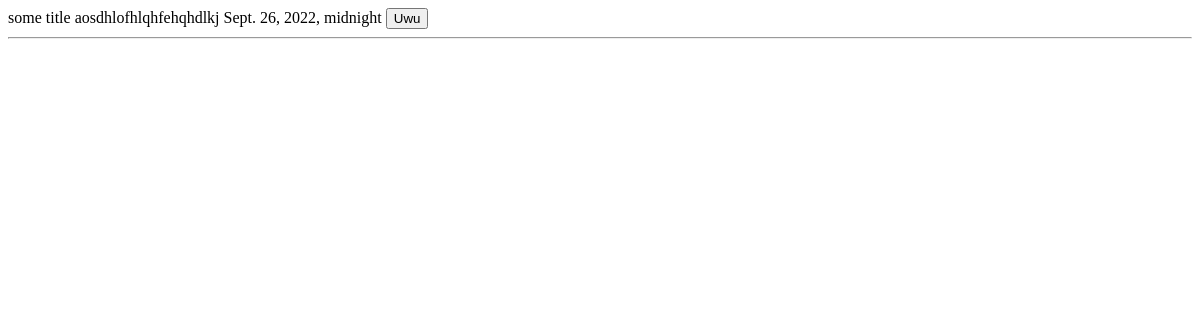
Before: /news/ with the older database file.
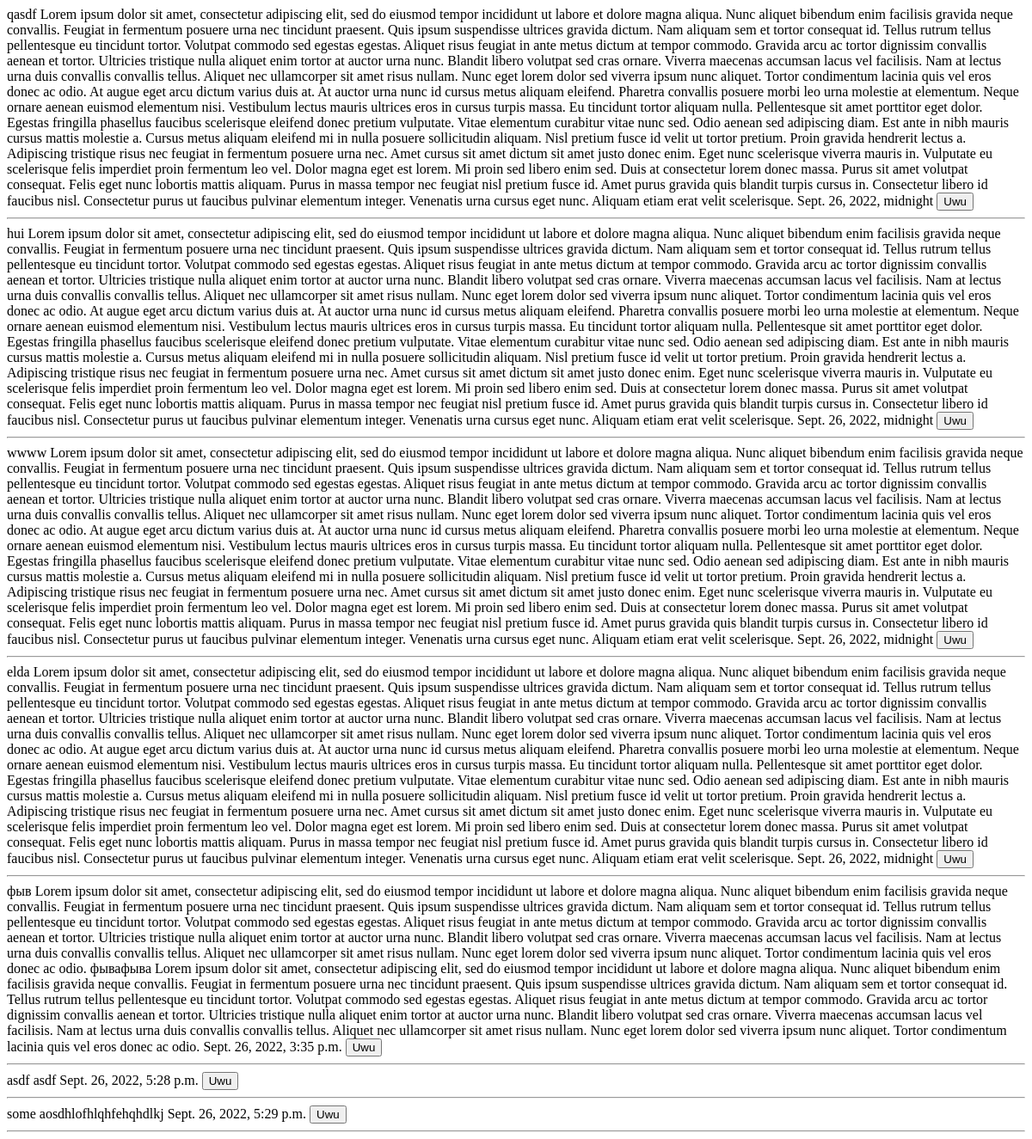
After: the same page with the newer database file.
### web/models.py (models this page shows, shortened)
class News(models.Model):
    title = models.CharField(
        max_length=255, verbose_name='title'
    )
    content = models.TextField(
        max_length=4096, verbose_name='content'
    )
    created = models.DateTimeField(
        auto_now_add=True, verbose_name='created'
    )
    updated = models.DateTimeField(
        auto_now=True, verbose_name='updated'
    )
    publicated = models.BooleanField(
        default=False
    )
    author = models.ForeignKey(
        AUTH_USER_MODEL,
        on_delete=models.CASCADE,
        verbose_name='author',
        related_name='author',
        null=True)
    def get_absolute_url(self):
        return reverse('datailnews', kwargs={'news_id': self.pk})

### web/views.py (the view)
# urls.py: path('news/', NewsView.as_view(), name='news'),
class NewsView(ListView):
    model = News
    template_name = "newslist.html"
    context_object_name = 'news'
    allow_empty = False
    def get_context_data(self, *, object_list=0, **kwargs):
        context = super().get_context_data(**kwargs)
        context['title'] = 'News'
        return context
    def get_queryset(self):
        return News.objects.filter(publicated=True)

### web/templates/newslist.html (shortened to what this page needs)
{% extends 'base.html' %}
{% load static %}
{% block main %}
    {% for item in news %}
        {{ item.title }}
        {{ item.content }}
        {{ item.created }}
        <a href="{{ item.get_absolute_url }}"><button>Uwu</button></a>
    <hr>
    {% endfor %}
{% endblock %}

Changed rows visible on the page:
no longer on this page (row edited): News: title "some title", content "aosdhlofhlqhfehqhdlkj", created "Sept. 26, 2022, midnight"
added News: title "qasdf", content "Lorem ipsum dolor sit amet, consectetur adipiscing elit, sed do eiusmod tempor incididunt ut labore et dolore magna aliqua. Nunc aliquet bibendum enim facilisis gravida neque convallis. Feugiat in fermentum posuere urna nec tincidunt praesent. Quis ipsum suspendisse ultrices gravida dictum. Nam aliquam sem et tortor consequat id. Tellus rutrum tellus pellentesque eu tincidunt tortor. Volutpat commodo sed egestas egestas. Aliquet risus feugiat in ante metus dictum at tempor commodo. Gravida arcu ac tortor dignissim convallis aenean et tortor. Ultricies tristique nulla aliquet enim tortor at auctor urna nunc. Blandit libero volutpat sed cras ornare. Viverra maecenas accumsan lacus vel…", created "Sept. 26, 2022, midnight"
added News: title "hui", content "Lorem ipsum dolor sit amet, consectetur adipiscing elit, sed do eiusmod tempor incididunt ut labore et dolore magna aliqua. Nunc aliquet bibendum enim facilisis gravida neque convallis. Feugiat in fermentum posuere urna nec tincidunt praesent. Quis ipsum suspendisse ultrices gravida dictum. Nam aliquam sem et tortor consequat id. Tellus rutrum tellus pellentesque eu tincidunt tortor. Volutpat commodo sed egestas egestas. Aliquet risus feugiat in ante metus dictum at tempor commodo. Gravida arcu ac tortor dignissim convallis aenean et tortor. Ultricies tristique nulla aliquet enim tortor at auctor urna nunc. Blandit libero volutpat sed cras ornare. Viverra maecenas accumsan lacus vel…", created "Sept. 26, 2022, midnight"
added News: title "wwww", content "Lorem ipsum dolor sit amet, consectetur adipiscing elit, sed do eiusmod tempor incididunt ut labore et dolore magna aliqua. Nunc aliquet bibendum enim facilisis gravida neque convallis. Feugiat in fermentum posuere urna nec tincidunt praesent. Quis ipsum suspendisse ultrices gravida dictum. Nam aliquam sem et tortor consequat id. Tellus rutrum tellus pellentesque eu tincidunt tortor. Volutpat commodo sed egestas egestas. Aliquet risus feugiat in ante metus dictum at tempor commodo. Gravida arcu ac tortor dignissim convallis aenean et tortor. Ultricies tristique nulla aliquet enim tortor at auctor urna nunc. Blandit libero volutpat sed cras ornare. Viverra maecenas accumsan lacus vel…", created "Sept. 26, 2022, midnight"
added News: title "elda", content "Lorem ipsum dolor sit amet, consectetur adipiscing elit, sed do eiusmod tempor incididunt ut labore et dolore magna aliqua. Nunc aliquet bibendum enim facilisis gravida neque convallis. Feugiat in fermentum posuere urna nec tincidunt praesent. Quis ipsum suspendisse ultrices gravida dictum. Nam aliquam sem et tortor consequat id. Tellus rutrum tellus pellentesque eu tincidunt tortor. Volutpat commodo sed egestas egestas. Aliquet risus feugiat in ante metus dictum at tempor commodo. Gravida arcu ac tortor dignissim convallis aenean et tortor. Ultricies tristique nulla aliquet enim tortor at auctor urna nunc. Blandit libero volutpat sed cras ornare. Viverra maecenas accumsan lacus vel…", created "Sept. 26, 2022, midnight"
added News: title "фыв", content "Lorem ipsum dolor sit amet, consectetur adipiscing elit, sed do eiusmod tempor incididunt ut labore et dolore magna aliqua. Nunc aliquet bibendum enim facilisis gravida neque convallis. Feugiat in fermentum posuere urna nec tincidunt praesent. Quis ipsum suspendisse ultrices gravida dictum. Nam aliquam sem et tortor consequat id. Tellus rutrum tellus pellentesque eu tincidunt tortor. Volutpat commodo sed egestas egestas. Aliquet risus feugiat in ante metus dictum at tempor commodo. Gravida arcu ac tortor dignissim convallis aenean et tortor. Ultricies tristique nulla aliquet enim tortor at auctor urna nunc. Blandit libero volutpat sed cras ornare. Viverra maecenas accumsan lacus vel…", created "Sept. 26, 2022, 3:35 p.m."
added News: title "asdf", content "asdf", created "Sept. 26, 2022, 5:28 p.m."
added News: title "some", content "aosdhlofhlqhfehqhdlkj", created "Sept. 26, 2022, 5:29 p.m."
